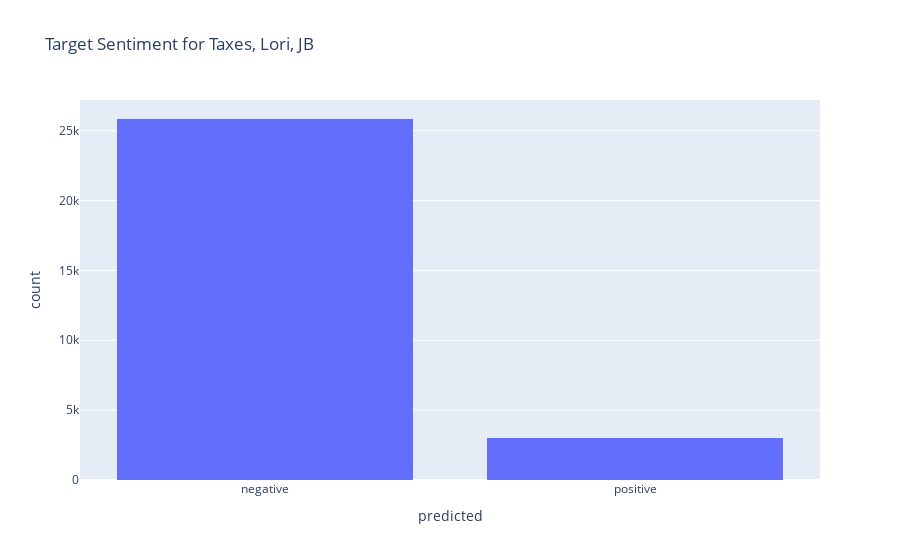

This figure's notebook cell:
### Code cell
import plotly.express as px
fig = px.histogram(results, x='predicted',title='Target Sentiment for Taxes, Lori, JB')
fig.show()

### Figure 1 — Plotly figure (JSON) as saved in the notebook; plotly's stock layout.template omitted (floating-point values rounded to 4 significant figures; data arrays with more than 128 entries replaced by an {"elided": "..."} marker saying what was removed)
{"data": [{"alignmentgroup": "True", "bingroup": "x", "hovertemplate": "predicted=%{x}<br>count=%{y}<extra></extra>", "legendgroup": "", "marker": {"color": "#636efa"}, "name": "", "offsetgroup": "", "orientation": "v", "showlegend": false, "type": "histogram", "x": {"elided": "28841 str values"}, "xaxis": "x", "yaxis": "y"}], "layout": {"barmode": "relative", "legend": {"tracegroupgap": 0}, "title": {"text": "Target Sentiment for Taxes, Lori, JB"}, "xaxis": {"anchor": "y", "domain": [0, 1], "title": {"text": "predicted"}}, "yaxis": {"anchor": "x", "domain": [0, 1], "title": {"text": "count"}}}}
